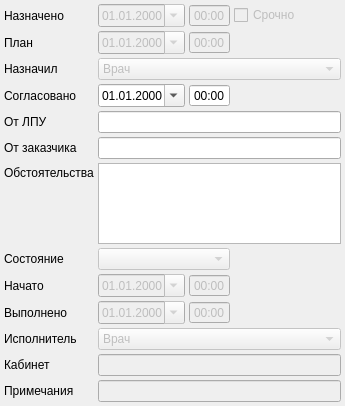
             <widget class="QWidget" name="scrActionsDetailContents">
              <property name="geometry">
               <rect>
                <x>0</x>
                <y>0</y>
                <width>345</width>
                <height>406</height>
               </rect>
              </property>
              <property name="sizePolicy">
               <sizepolicy hsizetype="Maximum" vsizetype="Preferred">
                <horstretch>0</horstretch>
                <verstretch>0</verstretch>
               </sizepolicy>
              </property>
              <layout class="QGridLayout" name="gridLayout_2">
               <property name="margin">
                <number>4</number>
               </property>
               <property name="spacing">
                <number>4</number>
               </property>
               <item row="0" column="0">
                <widget class="QLabel" name="lblAPDirectionDate">
                 <property name="text">
                  <string>Назначено</string>
                 </property>
                 <property name="buddy">
                  <cstring>edtAPDirectionDate</cstring>
                 </property>
                </widget>
               </item>
               <item row="0" column="1">
                <widget class="CDateEdit" name="edtAPDirectionDate">
                 <property name="enabled">
                  <bool>false</bool>
                 </property>
                 <property name="sizePolicy">
                  <sizepolicy hsizetype="Maximum" vsizetype="Fixed">
                   <horstretch>0</horstretch>
                   <verstretch>0</verstretch>
                  </sizepolicy>
                 </property>
                 <property name="whatsThis">
                  <string>дата начала осмотра</string>
                 </property>
                 <property name="displayFormat">
                  <string>dd.MM.yyyy</string>
                 </property>
                 <property name="calendarPopup">
                  <bool>true</bool>
                 </property>
                </widget>
               </item>
               <item row="0" column="2">
                <widget class="QTimeEdit" name="edtAPDirectionTime">
                 <property name="enabled">
                  <bool>false</bool>
                 </property>
                 <property name="sizePolicy">
                  <sizepolicy hsizetype="Maximum" vsizetype="Fixed">
                   <horstretch>0</horstretch>
                   <verstretch>0</verstretch>
                  </sizepolicy>
                 </property>
                 <property name="buttonSymbols">
                  <enum>QAbstractSpinBox::NoButtons</enum>
                 </property>
                 <property name="displayFormat">
                  <string>HH:mm</string>
                 </property>
                 <property name="calendarPopup">
                  <bool>false</bool>
                 </property>
                </widget>
               </item>
               <item row="0" column="3">
                <widget class="QCheckBox" name="chkAPIsUrgent">
                 <property name="enabled">
                  <bool>false</bool>
                 </property>
                 <property name="text">
                  <string>Срочно</string>
                 </property>
                </widget>
               </item>
               <item row="1" column="0">
                <widget class="QLabel" name="lblAPPlannedEndDate">
                 <property name="text">
                  <string>План</string>
                 </property>
                 <property name="buddy">
                  <cstring>edtAPPlannedEndDate</cstring>
                 </property>
                </widget>
               </item>
               <item row="1" column="1">
                <widget class="CDateEdit" name="edtAPPlannedEndDate">
                 <property name="enabled">
                  <bool>false</bool>
                 </property>
                 <property name="sizePolicy">
                  <sizepolicy hsizetype="Maximum" vsizetype="Fixed">
                   <horstretch>0</horstretch>
                   <verstretch>0</verstretch>
                  </sizepolicy>
                 </property>
                 <property name="displayFormat">
                  <string>dd.MM.yyyy</string>
                 </property>
                 <property name="calendarPopup">
                  <bool>true</bool>
                 </property>
                </widget>
               </item>
               <item row="1" column="2">
                <widget class="QTimeEdit" name="edtAPPlannedEndTime">
                 <property name="enabled">
                  <bool>false</bool>
                 </property>
                 <property name="sizePolicy">
                  <sizepolicy hsizetype="Maximum" vsizetype="Fixed">
                   <horstretch>0</horstretch>
                   <verstretch>0</verstretch>
                  </sizepolicy>
                 </property>
                 <property name="buttonSymbols">
                  <enum>QAbstractSpinBox::NoButtons</enum>
                 </property>
                 <property name="displayFormat">
                  <string>HH:mm</string>
                 </property>
                 <property name="calendarPopup">
                  <bool>false</bool>
                 </property>
                </widget>
               </item>
               <item row="1" column="3">
                <spacer name="horizontalSpacer_3">
                 <property name="orientation">
                  <enum>Qt::Horizontal</enum>
                 </property>
                 <property name="sizeHint" stdset="0">
                  <size>
                   <width>62</width>
                   <height>20</height>
                  </size>
                 </property>
                </spacer>
               </item>
               <item row="2" column="0">
                <widget class="QLabel" name="lblAPSetPerson">
                 <property name="text">
                  <string>Назначил</string>
                 </property>
                 <property name="buddy">
                  <cstring>cmbAPSetPerson</cstring>
                 </property>
                </widget>
               </item>
               <item row="2" column="1" colspan="3">
                <widget class="CPersonComboBoxEx" name="cmbAPSetPerson">
                 <property name="enabled">
                  <bool>false</bool>
                 </property>
                 <item>
                  <property name="text">
                   <string>Врач</string>
                  </property>
                 </item>
                </widget>
               </item>
               <item row="3" column="0">
                <widget class="QLabel" name="lblAPCoordDate">
                 <property name="text">
                  <string>Согласовано</string>
                 </property>
                 <property name="buddy">
                  <cstring>edtAPCoordDate</cstring>
                 </property>
                </widget>
               </item>
               <item row="3" column="1">
                <widget class="CDateEdit" name="edtAPCoordDate">
                 <property name="enabled">
                  <bool>true</bool>
                 </property>
                 <property name="sizePolicy">
                  <sizepolicy hsizetype="Maximum" vsizetype="Fixed">
                   <horstretch>0</horstretch>
                   <verstretch>0</verstretch>
                  </sizepolicy>
                 </property>
                 <property name="whatsThis">
                  <string>дата начала осмотра</string>
                 </property>
                 <property name="displayFormat">
                  <string>dd.MM.yyyy</string>
                 </property>
                 <property name="calendarPopup">
                  <bool>true</bool>
                 </property>
                </widget>
               </item>
               <item row="3" column="2">
                <widget class="QTimeEdit" name="edtAPCoordTime">
                 <property name="enabled">
                  <bool>true</bool>
                 </property>
                 <property name="sizePolicy">
                  <sizepolicy hsizetype="Maximum" vsizetype="Fixed">
                   <horstretch>0</horstretch>
                   <verstretch>0</verstretch>
                  </sizepolicy>
                 </property>
                 <property name="buttonSymbols">
                  <enum>QAbstractSpinBox::NoButtons</enum>
                 </property>
                 <property name="displayFormat">
                  <string>HH:mm</string>
                 </property>
                 <property name="calendarPopup">
                  <bool>false</bool>
                 </property>
                </widget>
               </item>
               <item row="3" column="3">
                <spacer name="horizontalSpacer_4">
                 <property name="orientation">
                  <enum>Qt::Horizontal</enum>
                 </property>
                 <property name="sizeHint" stdset="0">
                  <size>
                   <width>62</width>
                   <height>20</height>
                  </size>
                 </property>
                </spacer>
               </item>
               <item row="4" column="0">
                <widget class="QLabel" name="lblAPCoordAgent">
                 <property name="text">
                  <string>От ЛПУ</string>
                 </property>
                 <property name="buddy">
                  <cstring>edtAPCoordAgent</cstring>
                 </property>
                </widget>
               </item>
               <item row="4" column="1" colspan="3">
                <widget class="QLineEdit" name="edtAPCoordAgent"/>
               </item>
               <item row="5" column="0">
                <widget class="QLabel" name="lblAPCoordInspector">
                 <property name="text">
                  <string>От заказчика</string>
                 </property>
                 <property name="buddy">
                  <cstring>edtAPCoordInspector</cstring>
                 </property>
                </widget>
               </item>
               <item row="5" column="1" colspan="3">
                <widget class="QLineEdit" name="edtAPCoordInspector"/>
               </item>
               <item row="6" column="0">
                <widget class="QLabel" name="lblAPCoordText">
                 <property name="sizePolicy">
                  <sizepolicy hsizetype="Preferred" vsizetype="Fixed">
                   <horstretch>0</horstretch>
                   <verstretch>0</verstretch>
                  </sizepolicy>
                 </property>
                 <property name="minimumSize">
                  <size>
                   <width>0</width>
                   <height>20</height>
                  </size>
                 </property>
                 <property name="text">
                  <string>Обстоятельства</string>
                 </property>
                 <property name="buddy">
                  <cstring>edtAPCoordText</cstring>
                 </property>
                </widget>
               </item>
               <item row="6" column="1" rowspan="2" colspan="3">
                <widget class="QTextEdit" name="edtAPCoordText">
                 <property name="sizePolicy">
                  <sizepolicy hsizetype="Expanding" vsizetype="Preferred">
                   <horstretch>0</horstretch>
                   <verstretch>0</verstretch>
                  </sizepolicy>
                 </property>
                </widget>
               </item>
               <item row="7" column="0">
                <spacer name="verticalSpacer_3">
                 <property name="orientation">
                  <enum>Qt::Vertical</enum>
                 </property>
                 <property name="sizeHint" stdset="0">
                  <size>
                   <width>89</width>
                   <height>55</height>
                  </size>
                 </property>
                </spacer>
               </item>
               <item row="8" column="0">
                <widget class="QLabel" name="lblAPStatus">
                 <property name="text">
                  <string>Состояние</string>
                 </property>
                 <property name="buddy">
                  <cstring>cmbAPStatus</cstring>
                 </property>
                </widget>
               </item>
               <item row="8" column="1" colspan="2">
                <widget class="CActionStatusComboBox" name="cmbAPStatus">
                 <property name="enabled">
                  <bool>false</bool>
                 </property>
                </widget>
               </item>
               <item row="9" column="0">
                <widget class="QLabel" name="lblAPBegDate">
                 <property name="text">
                  <string>Начато</string>
                 </property>
                 <property name="buddy">
                  <cstring>edtAPBegDate</cstring>
                 </property>
                </widget>
               </item>
               <item row="9" column="1">
                <widget class="CDateEdit" name="edtAPBegDate">
                 <property name="enabled">
                  <bool>false</bool>
                 </property>
                 <property name="sizePolicy">
                  <sizepolicy hsizetype="Maximum" vsizetype="Fixed">
                   <horstretch>0</horstretch>
                   <verstretch>0</verstretch>
                  </sizepolicy>
                 </property>
                 <property name="whatsThis">
                  <string>дата окончания осмотра</string>
                 </property>
                 <property name="displayFormat">
                  <string>dd.MM.yyyy</string>
                 </property>
                 <property name="calendarPopup">
                  <bool>true</bool>
                 </property>
                </widget>
               </item>
               <item row="9" column="2">
                <widget class="QTimeEdit" name="edtAPBegTime">
                 <property name="enabled">
                  <bool>false</bool>
                 </property>
                 <property name="sizePolicy">
                  <sizepolicy hsizetype="Maximum" vsizetype="Fixed">
                   <horstretch>0</horstretch>
                   <verstretch>0</verstretch>
                  </sizepolicy>
                 </property>
                 <property name="buttonSymbols">
                  <enum>QAbstractSpinBox::NoButtons</enum>
                 </property>
                 <property name="displayFormat">
                  <string>HH:mm</string>
                 </property>
                 <property name="calendarPopup">
                  <bool>false</bool>
                 </property>
                </widget>
               </item>
               <item row="9" column="3">
                <spacer name="horizontalSpacer_7">
                 <property name="orientation">
                  <enum>Qt::Horizontal</enum>
                 </property>
                 <property name="sizeHint" stdset="0">
                  <size>
                   <width>62</width>
                   <height>20</height>
                  </size>
                 </property>
                </spacer>
               </item>
               <item row="10" column="0">
                <widget class="QLabel" name="lblAPEndDate">
                 <property name="text">
                  <string>Выполнено</string>
                 </property>
                 <property name="buddy">
                  <cstring>edtAPEndDate</cstring>
                 </property>
                </widget>
               </item>
               <item row="10" column="1">
                <widget class="CDateEdit" name="edtAPEndDate">
                 <property name="enabled">
                  <bool>false</bool>
                 </property>
                 <property name="sizePolicy">
                  <sizepolicy hsizetype="Maximum" vsizetype="Fixed">
                   <horstretch>0</horstretch>
                   <verstretch>0</verstretch>
                  </sizepolicy>
                 </property>
                 <property name="displayFormat">
                  <string>dd.MM.yyyy</string>
                 </property>
                 <property name="calendarPopup">
                  <bool>true</bool>
                 </property>
                </widget>
               </item>
               <item row="10" column="2">
                <widget class="QTimeEdit" name="edtAPEndTime">
                 <property name="enabled">
                  <bool>false</bool>
                 </property>
                 <property name="sizePolicy">
                  <sizepolicy hsizetype="Maximum" vsizetype="Fixed">
                   <horstretch>0</horstretch>
                   <verstretch>0</verstretch>
                  </sizepolicy>
                 </property>
                 <property name="buttonSymbols">
                  <enum>QAbstractSpinBox::NoButtons</enum>
                 </property>
                 <property name="displayFormat">
                  <string>HH:mm</string>
                 </property>
                 <property name="calendarPopup">
                  <bool>false</bool>
                 </property>
                </widget>
               </item>
               <item row="10" column="3">
                <spacer name="horizontalSpacer_9">
                 <property name="orientation">
                  <enum>Qt::Horizontal</enum>
                 </property>
                 <property name="sizeHint" stdset="0">
                  <size>
                   <width>62</width>
                   <height>20</height>
                  </size>
                 </property>
                </spacer>
               </item>
               <item row="11" column="0">
                <widget class="QLabel" name="lblAPPerson">
                 <property name="text">
                  <string>Исполнитель</string>
                 </property>
                 <property name="buddy">
                  <cstring>cmbAPPerson</cstring>
                 </property>
                </widget>
               </item>
               <item row="11" column="1" colspan="3">
                <widget class="CPersonComboBoxEx" name="cmbAPPerson">
                 <property name="enabled">
                  <bool>false</bool>
                 </property>
                 <item>
                  <property name="text">
                   <string>Врач</string>
                  </property>
                 </item>
                </widget>
               </item>
               <item row="12" column="0">
                <widget class="QLabel" name="lblAPOffice">
                 <property name="text">
                  <string>Кабинет</string>
                 </property>
                 <property name="buddy">
                  <cstring>edtAPOffice</cstring>
                 </property>
                </widget>
               </item>
               <item row="12" column="1" colspan="3">
                <widget class="QLineEdit" name="edtAPOffice">
                 <property name="enabled">
                  <bool>false</bool>
                 </property>
                 <property name="sizePolicy">
                  <sizepolicy hsizetype="Ignored" vsizetype="Fixed">
                   <horstretch>0</horstretch>
                   <verstretch>0</verstretch>
                  </sizepolicy>
                 </property>
                 <property name="maxLength">
                  <number>16</number>
                 </property>
                </widget>
               </item>
               <item row="13" column="0">
                <widget class="QLabel" name="lblAPNote">
                 <property name="text">
                  <string>Примечания</string>
                 </property>
                 <property name="buddy">
                  <cstring>edtAPNote</cstring>
                 </property>
                </widget>
               </item>
               <item row="13" column="1" colspan="3">
                <widget class="QLineEdit" name="edtAPNote">
                 <property name="enabled">
                  <bool>false</bool>
                 </property>
                </widget>
               </item>
              </layout>
             </widget>
